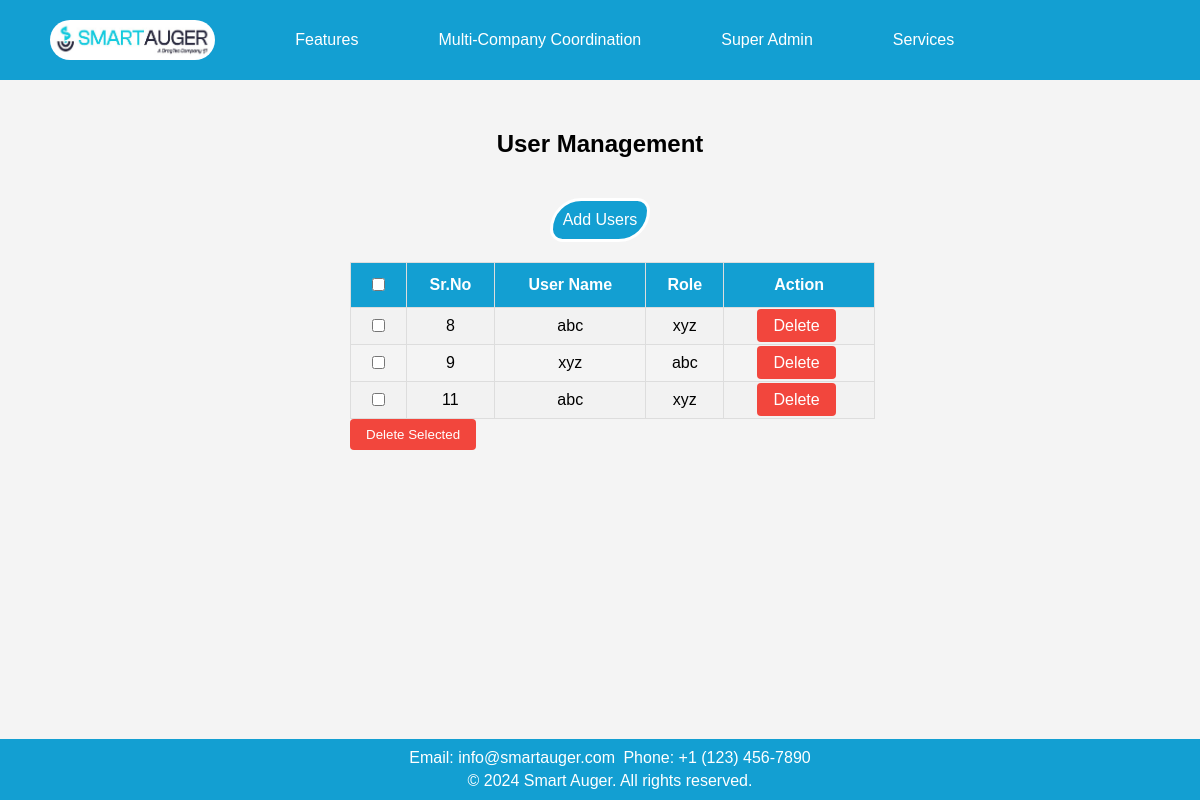
Before: /user_management/ with the older database file.
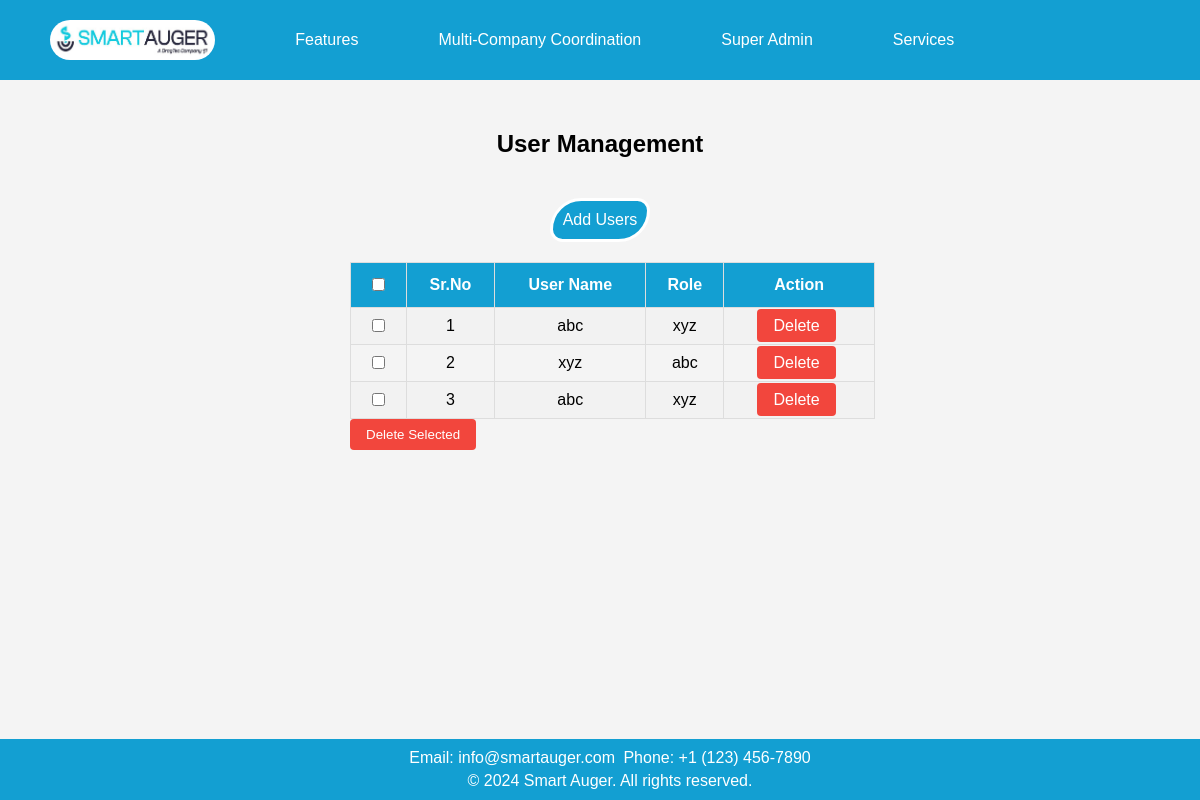
After: the same page with the newer database file.
### app1/models.py (models this page shows, shortened)
class user_management_model(models.Model):
    sr = models.AutoField(primary_key=True,unique=True)
    username = models.CharField(max_length=50)
    role = models.CharField(max_length=50)

### app1/views.py (the view)
# urls.py: path('user_management/',views.user_management,name='user_management'),
def user_management(request):
    data = user_management_model.objects.all()
    return render(request,'app1/user_management.html',{'data':data})

### app1/templates/app1/user_management.html (shortened to what this page needs)
<!DOCTYPE html>
<html lang="en">
<head>
    {% load static %}
</head>
<body>
    <header>
        <nav class="nav">
            <a class="logo" href="#"><img src="{% static 'app1/images/icon.jpg' %}" alt="Logo"></a>
            <div class="dropdown">
                <a href="#">Features</a>
            </div>
            <div class="dropdown">
                <a href="#" class="dropbtn">Multi-Company Coordination</a>
            </div>
            <div class="dropdown">
                <a href="#">Super Admin</a>
            </div>
            <div class="dropdown">
                <a href="#">Services</a>
            </div>
        </nav>
    </header>
    <div class="user">
        <h2 class="heading1">User Management</h2>
        <a class="add" href="{% url 'add_user' %}">Add Users</a>
    </div>
    <div id="table-container">
    <table id="customers">
        <form method="post" action="{% url 'delete_selected1' %}">
            <table id="customers">
                <tr>
                    <th><input type="checkbox" onClick="toggleAll(this)"></th>
                    <th>Sr.No</th>
                    <th>User Name</th>
                    <th>Role</th>
                    <th>Action</th>
                </tr>
                {% for i in data %}
                    <tr>
                        <td><input type="checkbox" name="selected_recordings" value="{{ i.pk }}"></td>
                        <td>{{ i.sr }}</td>
                        <td>{{ i.username }}</td>
                        <td>{{ i.role }}</td>
                        <td>
                            <a href="{% url 'task_delete1' i.pk %}" class="delete-btn">Delete</a>
                        </td>
                    </tr>
                {% endfor %}
            </table>
            <button type="submit" class="delete-btn">Delete Selected</button>
        </form>
</div>
    <footer>
        <p>Email: info@smartauger.com</p>
        <p>Phone: +1 (123) 456-7890</p>
        <div class="footer-bottom">
            <p>&copy; 2024 Smart Auger. All rights reserved.</p>
        </div>
    </footer>
</body>
</html>

### app1/templates/app1/user_management.html (style rules this page uses)
body { font-family: 'Verdana', sans-serif; width: 100%; margin: 0; padding-top: 10vh; padding-bottom: 80px; background: #f4f4f4; box-sizing: border-box; }
header { background-color: #139FD2; color: white; text-align: center; padding: 20px 0; position: fixed; top: 0; width: 100%; z-index: 1000; display: flex; justify-content: space-between; align-items: center; }
header { background-color: #139FD2; color: white; text-align: center; padding: 10px 0; position: fixed; top: 0; width: 100%; z-index: 1000; }
.nav { display: flex; align-items: center; margin-right: 104px; }
.nav a { padding: 10px 15px; color: white; text-decoration: none; display: inline-block; margin-left: 50px; white-space: nowrap; }
.logo { margin-right: auto; }
.logo img { max-height: 40px; margin-left: -15px; float: left; border-radius: 20px; }
.dropdown { position: relative; }
footer { position: fixed; bottom: 0; width: 100%; background-color: #139FD2; color: white; text-align: center; padding: 10px; z-index: 1000; }
footer h4, footer p { white-space: nowrap; margin: 0; padding: 2px; display: inline; }
.footer-bottom { white-space: nowrap; padding-top: 5px; }
.footer-bottom p { margin: 0; }
.user { text-align: center; margin-top: 50px; }
#table-container { margin-top: 20px; margin-left: 350px; margin-right: 100px; }
#customers { font-family: Arial, Helvetica, sans-serif; border-collapse: collapse; width: 70%; }
#customers td, #customers th { border: 1px solid #ddd; padding: 8px; text-align: center; }
#customers tr:nth-child(even) { background-color: #f2f2f2; }
#customers th { padding-top: 12px; padding-bottom: 12px; background-color: #139FD2; color: white; }
.heading1 { text-align: center; color: black; }
.add { background-color: #139FD2; color: white; padding: 10px; border: solid; margin-top: 20px; display: inline-block; text-decoration: none; border-radius: 50px 20px; }
.delete-btn { background-color: #f2463d; color: white; padding: 8px 16px; border: none; border-radius: 4px; cursor: pointer; margin-right: 5px; text-decoration: none; }

Changed rows visible on the page:
removed user_management_model: sr "8", username "abc", role "xyz"
removed user_management_model: sr "9", username "xyz", role "abc"
removed user_management_model: sr "11", username "abc", role "xyz"
added user_management_model: sr "1", username "abc", role "xyz"
added user_management_model: sr "2", username "xyz", role "abc"
added user_management_model: sr "3", username "abc", role "xyz"
